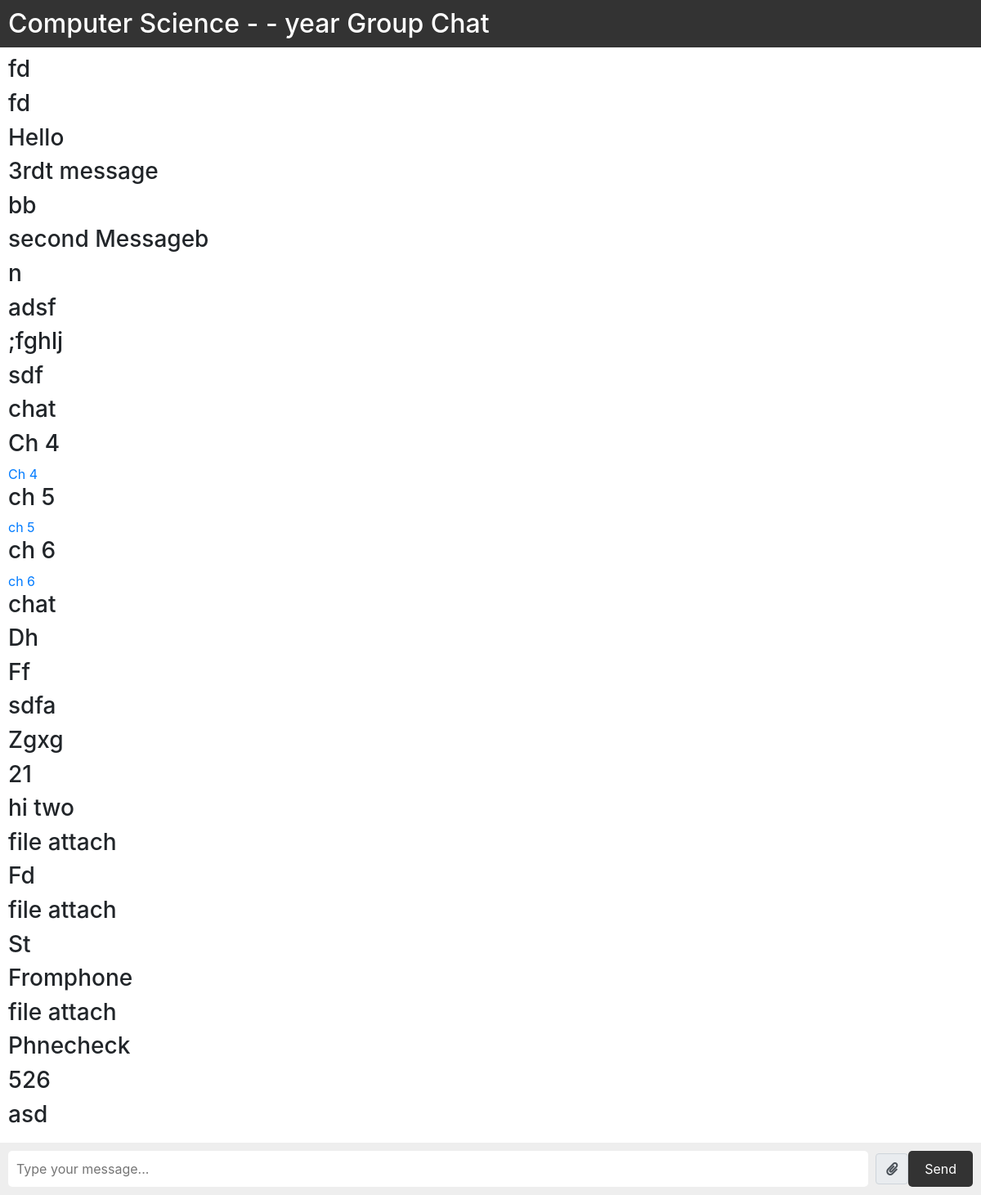
Screenshot of /message/getMessage/yeab23@wku.cs with the database file from the repository.
### chat/models.py (models this page shows)
class ChatMessage(models.Model):
    email= models.CharField(max_length= 250, default= "")
    name= models.CharField(max_length= 100, default= "")
    dept= models.CharField(max_length= 100, default="")
    batch= models.CharField(max_length= 100, default="")
    message= models.CharField(max_length= 100, default="",null=True)
    chfile = models.FileField(upload_to="img/", max_length=100, blank= True, null=True)
    time= models.DateTimeField(auto_now_add=True, auto_now=False)

### chat/views.py (the view)
# urls.py: path('getMessage/<str:pk>', views.gmessages, name= "getMessage"),
def gmessages(request,pk):
    if request.method=="POST":
        form = MessageForm(request.POST,request.FILES)
        if form.is_valid():
            form.save()
    user= users.objects.get(email=pk)
    context= {
        "userEmail": pk,
        "user": user,
        "group": f"{user.student_department.department} - {user.batch} year",
        "chats": ChatMessage.objects.all()
    }
    return render(request, 'chat/responsive.html', context)

### templates/chat/responsive.html (shortened to what this page needs)
<!DOCTYPE html>
<html>
<head>
  <link rel="stylesheet" href="https://stackpath.bootstrapcdn.com/bootstrap/4.1.3/css/bootstrap.min.css">
  <link rel="stylesheet" href="https://use.fontawesome.com/releases/v5.5.0/css/all.css">
  <link rel="stylesheet" type="text/css" href="https://cdnjs.cloudflare.com/ajax/libs/malihu-custom-scrollbar-plugin/3.1.5/jquery.mCustomScrollbar.min.css">
</head>
<body >
  <div class="chat-container" onload="scrollToEnd()">
    <div class="chat-header">
      <h2> {{group}} Group Chat</h2>
    </div>
  <div id="myDiv" class="chat-messages">
    {% for chat in chats %}
    <h3>{{chat.message}} </h3>
    {% if chat.chfile %}
    <a href={{chat.chfile}} download="{{chat.message}}">{{chat.message}}</a>
    {% endif %}
    {% endfor %}
  </div>
    <form class="chat-input"  method="post" enctype="multipart/form-data">
      <input type="text" name="message" placeholder="Type your message..."><br/>
    <div class="input-group-append">
      <label for="chfile" class="input-group-text attach_btn"><span><i class="fas fa-paperclip"></i></span></label>
    </div><input type="submit" value="Send">
    </form>
  </div>
</body>
</html>

### templates/chat/responsive.html (style rules this page uses)
body { font-family: Arial, sans-serif; margin: 0; padding: 0; }
.chat-container { display: flex; flex-direction: column; height: 100vh; }
.chat-header { background-color: #333; color: #fff; padding: 10px; display: flex; justify-content: space-between; align-items: center; }
.chat-header h2 { margin: 0; }
.chat-messages { flex: 1; overflow-y: scroll; padding: 10px; }
.chat-input { display: flex; align-items: center; background-color: #eee; padding: 10px; }
.chat-input input[type=text] { flex: 1; margin-right: 10px; padding: 10px; border-radius: 5px; border: none; }
.chat-input input[type=submit] { background-color: #333; color: #fff; padding: 10px 20px; border-radius: 5px; border: none; cursor: pointer; }

### rows the page displays
ChatMessage: message "fd"
ChatMessage: message "fd"
ChatMessage: message "Hello"
ChatMessage: message "3rdt message"
ChatMessage: message "bb"
ChatMessage: message "second Messageb"
ChatMessage: message "n"
ChatMessage: message "adsf"
ChatMessage: message ";fghlj"
ChatMessage: message "sdf"
ChatMessage: message "chat"
ChatMessage: message "Ch 4"
ChatMessage: message "ch 5"
ChatMessage: message "ch 6"
ChatMessage: message "chat"
ChatMessage: message "Dh"
ChatMessage: message "Ff"
ChatMessage: message "sdfa"
ChatMessage: message "Zgxg"
ChatMessage: message "21"
ChatMessage: message "hi two"
ChatMessage: message "file attach"
ChatMessage: message "Fd"
ChatMessage: message "file attach"
ChatMessage: message "St"
ChatMessage: message "Fromphone"
ChatMessage: message "file attach"
ChatMessage: message "Phnecheck"
ChatMessage: message "526"
ChatMessage: message "asd"

### other values shown
{{ group }} "Computer Science - - year"
